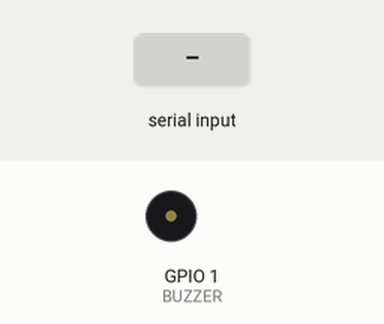
Simulated run of this sketch. Board: ESP32. Parts: buzzer (waves = sounding). Inputs (shaded band) come from the test bench.

Above: at 1.2 s.
1.3 s: "a" received over Serial
At 2.1 s:
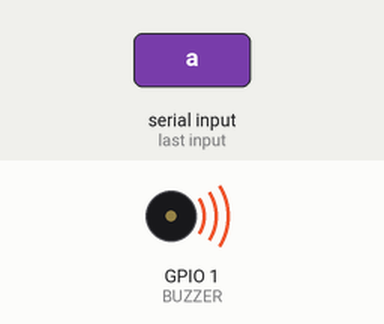
2.8 s: "x" received over Serial
At 3.3 s:
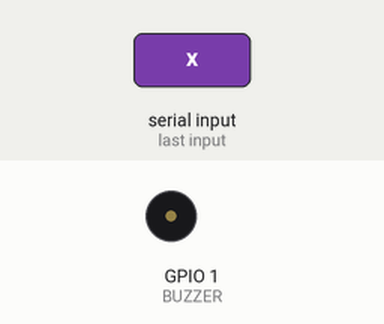
4.3 s: "s" received over Serial
At 5.6 s:
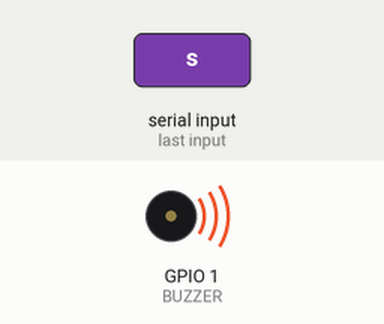
Timing chart, 0 to 7.3 s (numbered marks = the images above; inputs shaded):
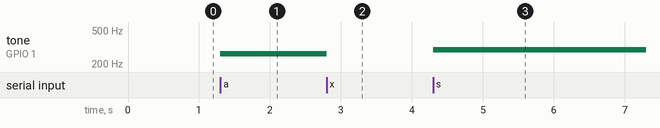

Measured:
- after the input at 1.3 s, tone on GPIO 1 (BUZZER): silent → 262 Hz at once
- after the input at 2.8 s, tone on GPIO 1 (BUZZER): 262 Hz → silent at once
- after the input at 4.3 s, tone on GPIO 1 (BUZZER): silent → 294 Hz at once

The sketch:

happy_bday_music.ino
```cpp
#define BUZZER 1
#define RESOLUTION 8

#define C4 262
#define D4 294
#define E4 330
#define F4 349
#define G4 392
#define A4 440
#define B4 494
#define C5 523

void setup() {
  Serial.begin(115200);
  ledcAttach(BUZZER, 2000, RESOLUTION);
}

void loop() {
  if (Serial.available()) {
    char key = Serial.read();

    switch (key) {
      case 'a': ledcWriteTone(BUZZER, C4); break;
      case 's': ledcWriteTone(BUZZER, D4); break;
      case 'd': ledcWriteTone(BUZZER, E4); break;
      case 'f': ledcWriteTone(BUZZER, F4); break;
      case 'g': ledcWriteTone(BUZZER, G4); break;
      case 'h': ledcWriteTone(BUZZER, A4); break;
      case 'j': ledcWriteTone(BUZZER, B4); break;
      case 'k': ledcWriteTone(BUZZER, C5); break;
      case 'x': ledcWriteTone(BUZZER, 0); break; // stop
    }
  }
}
```
